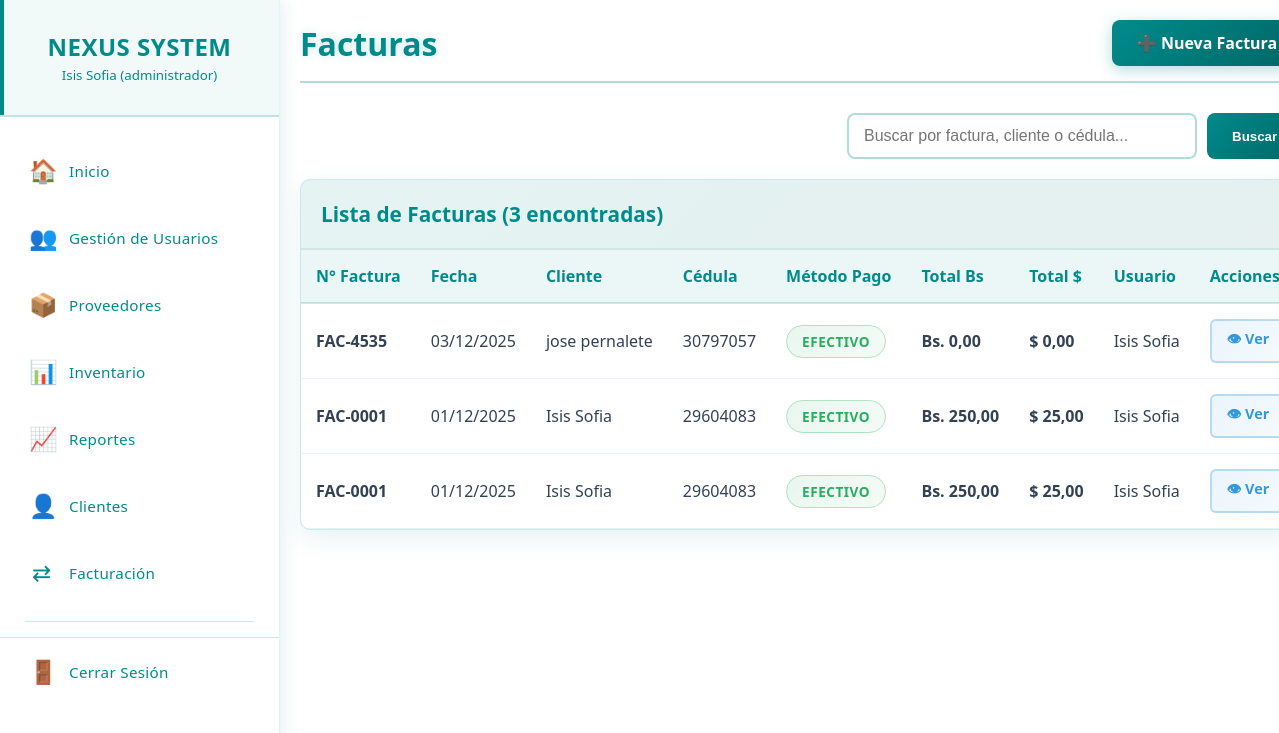
Page /facturas.php (signed in) on the earlier database version.
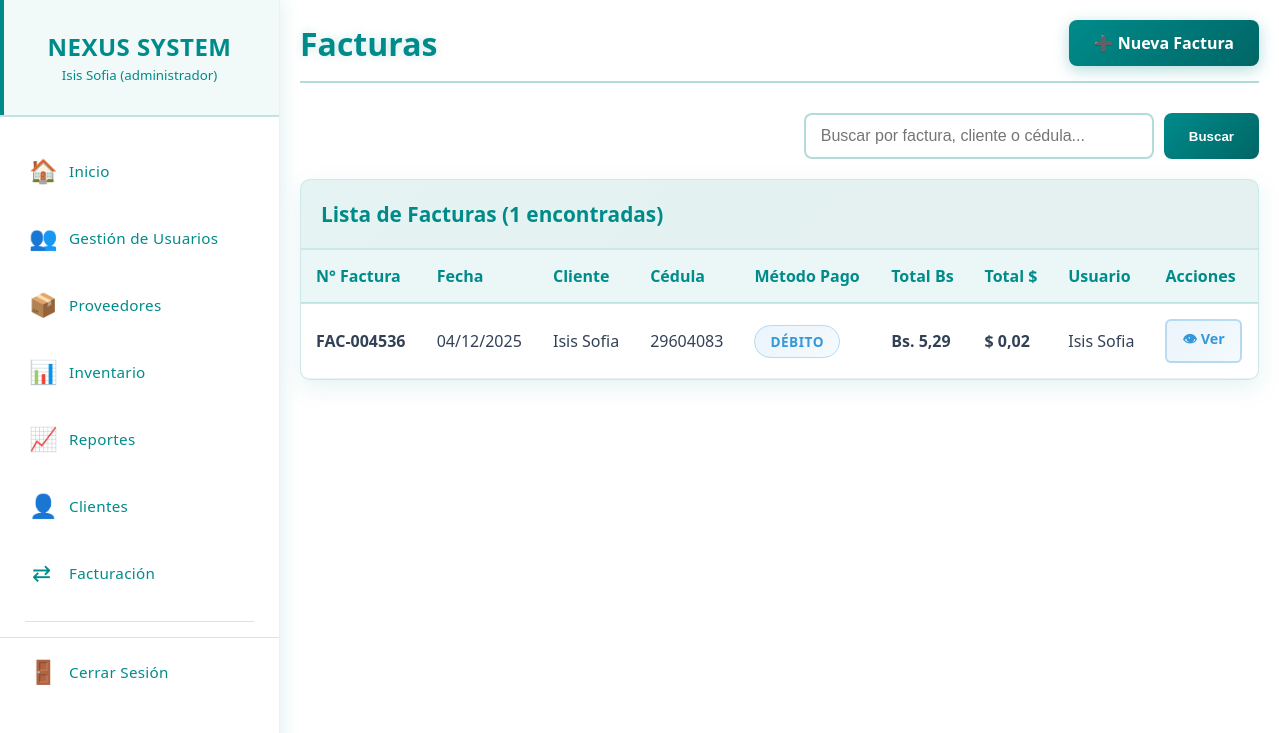
Same page on the later database version.
### tables this page shows
CREATE TABLE `ventas` (
  `id_venta` int(11) NOT NULL,
  `cliente` varchar(100) DEFAULT NULL,
  `fecha` date DEFAULT NULL,
  `metodo_pago` varchar(50) DEFAULT NULL,
  `total_bs` decimal(12,2) DEFAULT 0.00,
  `id_cliente` int(11) DEFAULT NULL,
  `total_usd` decimal(12,2) DEFAULT 0.00,
  `total_eur` decimal(12,2) DEFAULT NULL,
  `tasa_usd` decimal(12,4) DEFAULT 0.0000,
  `tasa_eur` decimal(12,4) DEFAULT 0.0000,
  `nro_factura` varchar(20) DEFAULT NULL
);

CREATE TABLE `clientes` (
  `id` int(11) NOT NULL,
  `nombre` varchar(255) NOT NULL,
  `cedula` int(8) NOT NULL,
  `telefono` varchar(20) NOT NULL,
  `direccion` text NOT NULL
);

### permisos.php (called while the page is built, shortened)
<?php
class SistemaPermisos {
    private $permisos = [];
    public function __construct($permisosArray) {
        $this->permisos = $permisosArray;
    }
    public function puedeVer($modulo) {
        return isset($this->permisos[$modulo]['ver']) && $this->permisos[$modulo]['ver'];
    }
}
?>

### facturas.php (the view, shortened to what this page needs)
<?php
require_once 'menu.php';
require_once 'permisos.php';
$busqueda = isset($_GET['busqueda']) ? trim($_GET['busqueda']) : '';
$where = '';
$params = [];
try {
    $sql = "SELECT v.*, c.cedula
            FROM ventas v
            LEFT JOIN clientes c ON v.id_cliente = c.id
            $where
            ORDER BY v.fecha DESC, v.id_venta DESC";
    $stmt = $pdo->prepare($sql);
    $stmt->execute($params);
    $facturas = $stmt->fetchAll(PDO::FETCH_ASSOC);
    $totalFacturas = count($facturas);
} catch (PDOException $e) {
    $facturas = [];
    $totalFacturas = 0;
    $error = "Error al cargar las facturas: " . $e->getMessage();
}
?>
<!DOCTYPE html>
<html lang="es">
<head>
    <link rel="stylesheet" href="css/facturas.css">
</head>
<body>
<main class="main-content">
    <div class="content-wrapper">
        <div class="page-header">
            <h1 class="page-title">Facturas</h1>
            <a href="facturacion.php" class="btn-facturas-lista">
                ➕ Nueva Factura
            </a>
        </div>
        <div class="controls-container-facturas">
            <div class="filtros-container">
                <form method="GET" class="filtros-form">
                    <div class="search-container">
                        <input type="text" name="busqueda" class="search-input"
                               placeholder="Buscar por factura, cliente o cédula..."
                               value="<?= htmlspecialchars($busqueda) ?>">
                        <button type="submit" class="btn-buscar">Buscar</button>
                    </div>
                </form>
            </div>
        </div>
        <div class="users-table">
            <div class="table-header">
                <h3>Lista de Facturas (<?= $totalFacturas ?> encontradas)</h3>
            </div>
            <div class="table-container">
                <table>
                    <thead>
                        <tr>
                            <th>N° Factura</th>
                            <th>Fecha</th>
                            <th>Cliente</th>
                            <th>Cédula</th>
                            <th>Método Pago</th>
                            <th>Total Bs</th>
                            <th>Total $</th>
                            <th>Usuario</th>
                            <th>Acciones</th>
                        </tr>
                    </thead>
                    <tbody>
                        <?php if (empty($facturas)): ?>
                            <tr>
                                <td colspan="9" class="empty-state">No se encontraron facturas</td>
                            </tr>
                        <?php else: ?>
                            <?php foreach ($facturas as $factura): ?>
                            <tr>
                                <td><strong><?= htmlspecialchars($factura['nro_factura']) ?></strong></td>
                                <td><?= date('d/m/Y', strtotime($factura['fecha'])) ?></td>
                                <td><?= htmlspecialchars($factura['cliente']) ?></td>
                                <td><?= htmlspecialchars($factura['cedula'] ?? 'N/A') ?></td>
                                <td>
                                    <span class="badge-metodo <?= strtolower(str_replace(' ', '-', $factura['metodo_pago'])) ?>">
                                        <?= htmlspecialchars($factura['metodo_pago']) ?>
                                    </span>
                                </td>
                                <td><strong>Bs. <?= number_format($factura['total_bs'], 2, ',', '.') ?></strong></td>
                                <td><strong>$ <?= number_format($factura['total_usd'], 2, ',', '.') ?></strong></td>
                                <td><?= htmlspecialchars($_SESSION['nombre'] ?? 'Sistema') ?></td>
                                <td>
                                    <div class="acciones-container">
                                        <a href="ver_factura.php?id=<?= $factura['id_venta'] ?>"
                                           class="btn-action btn-ver" target="_blank">
                                            👁 Ver
                                        </a>
                                    </div>
                                </td>
                            </tr>
                            <?php endforeach; ?>
                        <?php endif; ?>
                    </tbody>
                </table>
            </div>
        </div>
    </div>
</main>
</body>
</html>

### menu.php (shortened to what this page needs)
<?php
require_once 'permisos.php';
$sistemaPermisos = new SistemaPermisos($_SESSION['permisos']);
if (!isset($current_page)) {
    $current_page = basename($_SERVER['PHP_SELF']);
}
?>
<!DOCTYPE html>
<html lang="es">
<head>
    <link rel="stylesheet" href="css/menu.css">
</head>
<body>
    <div class="main-container">
        <nav class="sidebar">
            <div class="sidebar-header">
                <h2>NEXUS SYSTEM</h2>
                <div class="user-info">
                    <small><?php echo $_SESSION['nombre']; ?> (<?php echo $_SESSION['rol']; ?>)</small>
                </div>
            </div>
            <ul class="sidebar-menu">
                <li>
                    <a href="inicio.php" class="menu-item <?php echo $current_page == 'inicio.php' ? 'active' : ''; ?>">
                        <span class="menu-icon">🏠</span>
                        <span class="menu-text">Inicio</span>
                    </a>
                </li>
                <?php if ($sistemaPermisos->puedeVer('gestion_usuario')): ?>
                <li>
                    <a href="gestion_usuarios.php" class="menu-item <?php echo $current_page == 'gestion_usuarios.php' ? 'active' : ''; ?>">
                        <span class="menu-icon">👥</span>
                        <span class="menu-text">Gestión de Usuarios</span>
                    </a>
                </li>
                <?php endif; ?>
                <?php if ($sistemaPermisos->puedeVer('proveedores')): ?>
                <li>
                    <a href="proveedores.php" class="menu-item <?php echo $current_page == 'proveedores.php' ? 'active' : ''; ?>">
                        <span class="menu-icon">📦</span>
                        <span class="menu-text">Proveedores</span>
                    </a>
                </li>
                <?php endif; ?>
                <?php if ($sistemaPermisos->puedeVer('Inventario')): ?>
                <li>
                    <a href="productos.php" class="menu-item <?php echo $current_page == 'productos.php' ? 'active' : ''; ?>">
                        <span class="menu-icon">📊</span>
                        <span class="menu-text">Inventario</span>
                    </a>
                </li>
                <?php endif; ?>
                <?php if ($sistemaPermisos->puedeVer('reportes')): ?>
                <li>
                    <a href="reportes.php" class="menu-item <?php echo $current_page == 'reportes.php' ? 'active' : ''; ?>">
                        <span class="menu-icon">📈</span>
                        <span class="menu-text">Reportes</span>
                    </a>
                </li>
                <?php endif; ?>
                <?php if ($sistemaPermisos->puedeVer('clientes')): ?>
                <li>
                    <a href="clientes.php" class="menu-item <?php echo $current_page == 'clientes.php' ? 'active' : ''; ?>">
                        <span class="menu-icon">👤</span>
                        <span class="menu-text">Clientes</span>
                    </a>
                </li>
                <?php endif; ?>
                <li>
                    <a href="facturacion.php" class="menu-item <?php echo $current_page == 'facturacion.php' ? 'active' : ''; ?>">
                         <span class="menu-icon">⇄</span>
                        <span class="menu-text">Facturación</span>
                    </a>
                </li>
                <div class="menu-separator"></div>
                <li class="logout-item">
                    <a href="cerrar_sesion.php" class="menu-item">
                        <span class="menu-icon">🚪</span>
                        <span class="menu-text">Cerrar Sesión</span>
                    </a>
                </li>
            </ul>
        </nav>

### css/menu.css (style rules this page uses)
* { margin: 0; padding: 0; box-sizing: border-box; }
body { font-family: 'Segoe UI', Tahoma, Geneva, Verdana, sans-serif; background: #ffffff; color: #334155; overflow-x: hidden; }
.main-container { display: flex; min-height: 100vh; }
.sidebar { width: 280px; background: #ffffff; color: #008B8B; padding: 0; box-shadow: 4px 0 15px rgba(0, 139, 139, 0.1); position: fixed; height: 100vh; left: 0; top: 0; z-index: 1000; overflow-y: auto; border-right: 1px solid rgba(0, 139, 139, 0.1); }
.sidebar-header { padding: 30px 25px; text-align: center; border-bottom: 2px solid rgba(0, 139, 139, 0.2); margin-bottom: 20px; background: rgba(0, 139, 139, 0.05); position: relative; }
.sidebar-header::before { content: ''; position: absolute; top: 0; left: 0; width: 4px; height: 100%; background: #008B8B; }
.sidebar-header h2 { color: #008B8B; margin: 0; font-size: 1.5em; font-weight: 700; letter-spacing: 0.5px; }
.sidebar-menu { list-style: none; padding: 0; margin: 0; height: calc(100vh - 140px); overflow-y: auto; }
.sidebar-menu li { margin: 0; padding: 0; }
.menu-item { display: flex; align-items: center; padding: 18px 25px; color: #008B8B; text-decoration: none; transition: all 0.3s ease; border-left: 4px solid transparent; font-size: 1.1em; position: relative; }
.menu-icon { margin-right: 15px; font-size: 1.3em; width: 25px; text-align: center; transition: all 0.3s ease; color: #008B8B; }
.menu-text { font-size: 0.95rem; font-weight: 500; letter-spacing: 0.3px; color: #008B8B; }
.menu-separator { height: 1px; background: rgba(0, 139, 139, 0.2); margin: 15px 25px; }
.logout-item { margin-top: 30px; border-top: 1px solid rgba(0, 139, 139, 0.2); padding-top: 15px; }
.logout-item .menu-item { color: #008B8B; }
.main-content { flex: 1; margin-left: 280px; padding: 30px; background: #ffffff; min-height: 100vh; }

Differences in the rows shown:
removed ventas: nro_factura "FAC-4535", fecha "03/12/2025", cliente "jose pernalete", id_cliente.cedula "30797057", metodo_pago "EFECTIVO", total_bs "0,00", total_usd "0,00"
removed ventas: nro_factura "FAC-0001", fecha "01/12/2025", cliente "Isis Sofia", id_cliente.cedula "29604083", metodo_pago "EFECTIVO", total_bs "250,00", total_usd "25,00"
removed ventas: nro_factura "FAC-0001", fecha "01/12/2025", cliente "Isis Sofia", id_cliente.cedula "29604083", metodo_pago "EFECTIVO", total_bs "250,00", total_usd "25,00"
added ventas: nro_factura "FAC-004536", fecha "04/12/2025", cliente "Isis Sofia", id_cliente.cedula "29604083", metodo_pago "DÉBITO", total_bs "5,29", total_usd "0,02"
Other differences:
$totalFacturas: "3" → "1"
